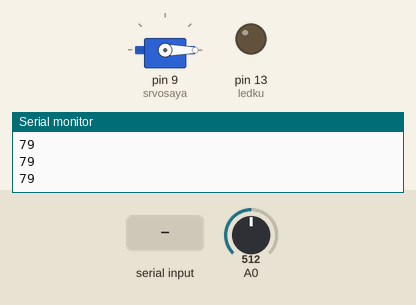
Simulated run of this sketch. Board: Arduino Uno, built with avr-gcc and run on an emulated ATmega328P. Shown: servo, output pins drawn as LEDs (lit = HIGH), the last lines printed to the serial monitor. The test bench sets the inputs (shaded band); at power-on: A0 = 512.

Above: at 1.2 s.
1.3 s: A0 set to 364
2.8 s: A0 set to 331
At 4.0 s:
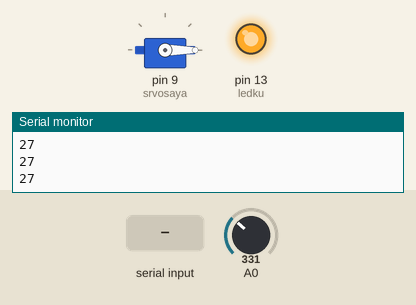
4.3 s: "90,45\n" received over Serial
At 5.1 s:
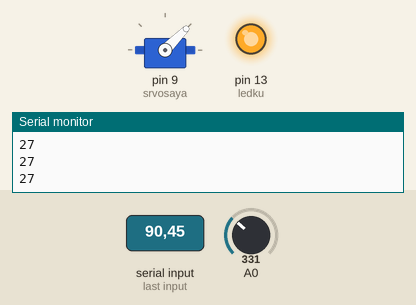
5.8 s: "30,150\n" received over Serial
At 6.3 s:
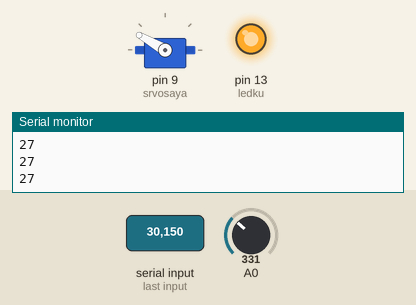
7.3 s: "200\n" received over Serial
At 8.5 s:
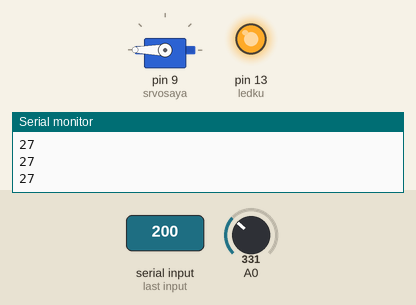
8.8 s: A0 set to 584
10.3 s: A0 set to 611
At 10.9 s:
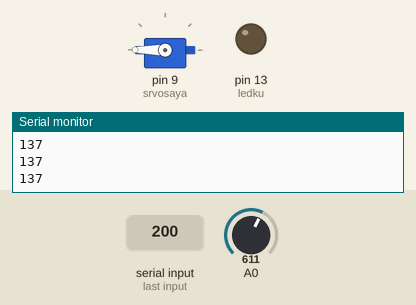
Timing chart, 0 to 12.8 s (numbered marks = the images above; inputs shaded):
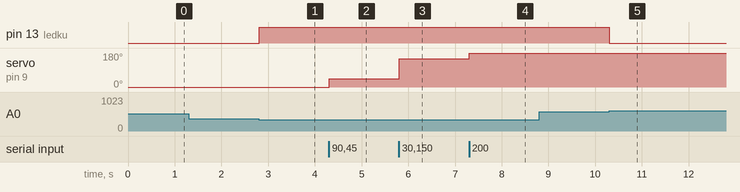

The sketch:

SerLuxV2-arduino.ino
```cpp
#include <Servo.h>
Servo srvosaya;
int derajat = 0; //variabel untuk menyimpan nilai 'derajat'
int nilai_ldr = 0; //variabel untuk menyimpan 'nilai_ldr'
int cont1 = 0; //variabel konversi dari data mentah ke Lux
int batasBawah = 350; //var. sebagai baseline bawah
int batasAtas = 600; //var. sebagai baseline atas
int ledku = 13; //led terpasang pada pin digital #13

/**************************************************************************/
#define MAX_ADC_READING           1023 //Karena resolusi ADC nya 10bits
#define ADC_REF_VOLTAGE           5.0 //Tegangan pensuplai LDR (4.6V;5.0V)
#define REF_RESISTANCE            5030  // untuk hasil terbaik didapatkan dengan cara mengukurnya
#define LUX_CALC_SCALAR           12518931 //guestimasi dari dataset
#define LUX_CALC_EXPONENT         -1.405 //guestimasi dari dataset
/**************************************************************************/

void setup() // put your setup code here, to run once:
  {
    srvosaya.attach(9);
    pinMode(ledku,OUTPUT);
    Serial.begin(9600);
    srvosaya.write(0);
  }

void loop() // put your main code here, to run repeatedly:
  {
    if(Serial.available()>0)
    {
       derajat = Serial.parseInt();
       nilai_ldr = analogRead(A0);

    if (derajat != 0)
      {
       srvosaya.write(derajat);
       map(derajat,0,180,0,255);
      }
    }
    else //led @pin 13 mati atau hidup sesuai persyaratan di bawah
    {
       int nilai_ldr1= analogRead(A0);

           if (nilai_ldr1 < batasBawah){
              digitalWrite(ledku, HIGH);
               }
           if (nilai_ldr1 > batasAtas){
               digitalWrite(ledku, LOW);
               }

/***********Proses tahapan konversi dari data raw A0 ke 'Lux'******************/
        int   ldrRawData;
        float resistorVoltage, ldrVoltage;
        float ldrResistance;
        float ldrLux;

        // Konversi ADC dimulai
        ldrRawData = analogRead(A0);

        // RESISTOR VOLTAGE_CONVERSION
        // Konversikan kembali data digital mentah ke voltase yang diukur pada pin analog
        resistorVoltage = (float)ldrRawData / MAX_ADC_READING * ADC_REF_VOLTAGE;

        // Tegangan di LDR adalah suplai 5V dikurangi tegangan resistor 5k
        ldrVoltage = ADC_REF_VOLTAGE - resistorVoltage;

         // LDR_RESISTANCE_CONVERSION
        // Resistansi yang dimiliki LDR pada tegangan tertentu
        ldrResistance = ldrVoltage/resistorVoltage * REF_RESISTANCE;

        // LDR_LUX
        // Tahap akhir - Konversi ldrResistance ke ldrLux ->> unit dalam Lux telah didapat (estimasi)
        ldrLux = LUX_CALC_SCALAR * pow(ldrResistance, LUX_CALC_EXPONENT);
        cont1 = ldrLux;
/*******************************************************************************/
        Serial.println(cont1);
    }
  }
```

Measured:
- the behaviour switches between 350 and 349 on A0 (found by bisection; images 0 and 1)
- the behaviour switches between 600 and 601 on A0 (found by bisection; images 4 and 5)
- after the input at 2.8 s, pin 13 (ledku): LOW → HIGH at once
- after the input at 4.3 s, servo on pin 9 (srvosaya): 0° → 45° at once
- after the input at 5.8 s, servo on pin 9 (srvosaya): 45° → 150° at once
- after the input at 7.3 s, servo on pin 9 (srvosaya): 150° → 180° at once
- after the input at 10.3 s, pin 13 (ledku): HIGH → LOW at once
